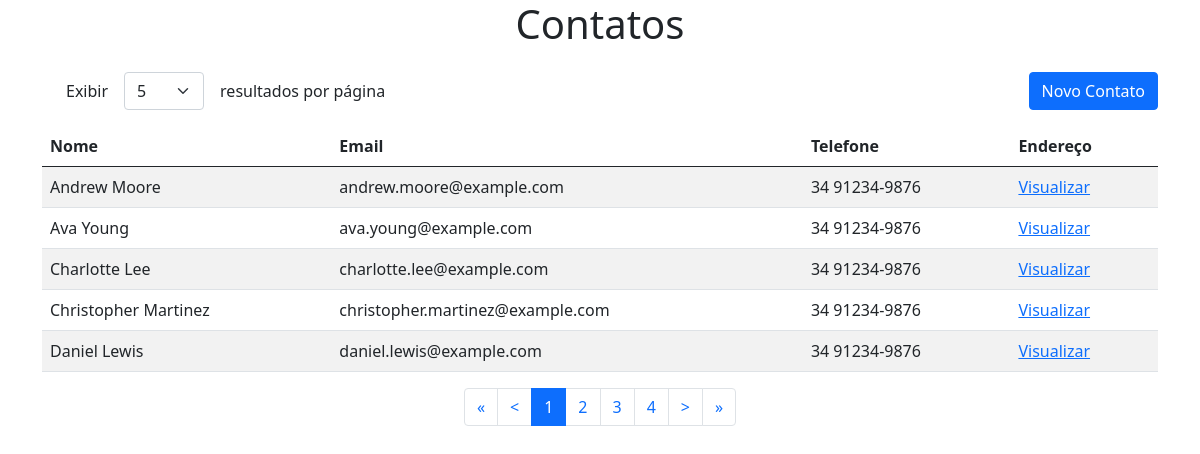
The app's page /web/pages/index.php with its own data.
### tables this page shows
CREATE TABLE CONTATO (
    ID INT PRIMARY KEY AUTO_INCREMENT,
    NOME VARCHAR(50) NOT NULL,
    EMAIL VARCHAR(50) NOT NULL UNIQUE,
    TELEFONE VARCHAR(20) NOT NULL
);

### web/pages/crud/read/ListarContatos.php (called while the page is built, shortened)
<?php
include('../inc/conecta.php');
$totalPorPagina = $_GET['perPage'];
if(!$totalPorPagina){
    $totalPorPagina = 5;
}
$sqlTotal = "SELECT COUNT(*) as total FROM CONTATO";
$queryTotal = mysql_query($sqlTotal, $link);
$totalLinhas = mysql_result($queryTotal, 0, 'total');
$totalPaginas = ceil($totalLinhas / $totalPorPagina);
$paginaAtual = $_GET['page'];
if (!$paginaAtual || $paginaAtual < 0 || !is_numeric($paginaAtual) || $paginaAtual == 0 || $paginaAtual > $totalPaginas) {
    $paginaAtual=1;
}
$indiceInicial = ($paginaAtual-1) * $totalPorPagina;
$sqlLimit = "SELECT * FROM CONTATO ORDER BY NOME ASC LIMIT $indiceInicial, $totalPorPagina";
$queryContatos = mysql_query($sqlLimit, $link);
$paginaAnterior = $paginaAtual==1?1:$paginaAtual-1;
$paginaPosterior = $paginaAtual>$totalPaginas?$paginaAtual:$paginaAtual+1;
?>

### web/pages/index.php (the view, shortened to what this page needs)
<!DOCTYPE html>
<html lang="pt-BR">
<head>
    <link href="https://cdn.jsdelivr.net/npm/bootstrap@5.0.2/dist/css/bootstrap.min.css" rel="stylesheet">
    <?php include('crud/read/ListarContatos.php'); ?>
    <link rel="stylesheet" type="text/css" href="../css/style.css">
</head>
<body>
    <header>
        <div class="container">
            <h1 style="text-align: center;">Contatos</h1>
        </div>
    </header>
    <main>
        <div class="container">
            <div class="d-flex justify-content-between align-items-center">
                <div class="d-flex align-items-center mt-3 mb-3">
                    <span class="ms-4">Exibir</span>
                    <select class="form-select perPage ms-3 me-3" onChange="alterarPerPage()">
                        <option value="5" <?php if ($_GET['perPage'] == 5) echo 'selected'; ?>>5</option>
                    </select>
                    <span>resultados por página</span>
                </div>
                <div>
                    <a class="btn btn-primary ms-auto"  href="cadastrarContato.php">Novo Contato</a>
                </div>
            </div>
            <div>
                <table class="table table-striped">
                    <thead>
                        <tr>
                            <th>Nome</th>
                            <th>Email</th>
                            <th>Telefone</th>
                            <th>Endereço</th>
                        </tr>
                    </thead>
                    <tbody>
                        <?php while ($contato = mysql_fetch_assoc($queryContatos)) { ?>
                            <tr>
                                <td><?php echo utf8_encode($contato['NOME']); ?></td>
                                <td><?php echo utf8_encode($contato['EMAIL']); ?></td>
                                <td><?php echo utf8_encode($contato['TELEFONE']); ?></td>
                                <td><a href="endereco.php?id=<?php echo $contato['ID'];?>&nome=<?php echo $contato['NOME'] ?>">Visualizar</a></td>
                            </tr>
                        <?php } ?>
                    </tbody>
                </table>
            </div>
            <div class="d-flex justify-content-center">
                <nav>
                    <ul class="pagination justify-content-center">
                        <li class="page-item">
                            <a class="page-link" href="index.php?page=1">
                                    <span>&laquo;</span>
                            </a>
                        </li>
                        <li class="page-item">
                            <a class="page-link" href="index.php?page=<?php echo $paginaAnterior ?>">
                                    <span>&lt;</span>
                            </a>
                        </li>
                        <?php for ($page=1; $page <= $totalPaginas; $page++) {
                                $active = ($page == $paginaAtual) ? 'active' : '';
                                $perPage = $_SESSION['perPage'];
                                echo "<li class='page-item $active'>
                                        <a class='page-link' href='index.php?page=$page&perPage=$perPage'>$page</a>
                                     </li>";
                        } ?>
                        <li class="page-item">
                            <a class="page-link" href="index.php?page=<?php echo $paginaPosterior ?>">
                                    <span>&gt;</span>
                        </a>
                        </li>
                        <li class="page-item">
                            <a class="page-link" href="index.php?page=<?php echo $totalPaginas ?>&" >
                                    <span >&raquo;</span>
                            </a>
                         </li>
                    </ul>
                </nav>
            </div>
    </main>
</body>
</html>

### web/css/style.css (style rules this page uses)
.perPage { width: 80px; }

### records on screen
contato: NOME "Andrew Moore", EMAIL "andrew.moore@example.com", TELEFONE "34 91234-9876"
contato: NOME "Ava Young", EMAIL "ava.young@example.com", TELEFONE "34 91234-9876"
contato: NOME "Charlotte Lee", EMAIL "charlotte.lee@example.com", TELEFONE "34 91234-9876"
contato: NOME "Christopher Martinez", EMAIL "christopher.martinez@example.com", TELEFONE "34 91234-9876"
contato: NOME "Daniel Lewis", EMAIL "daniel.lewis@example.com", TELEFONE "34 91234-9876"
